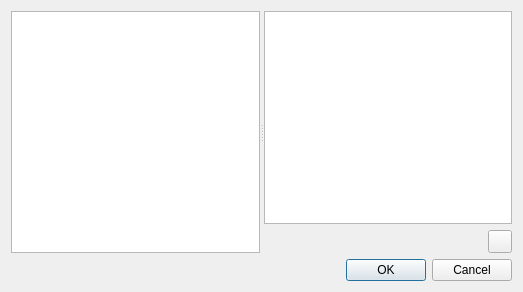
<?xml version="1.0" encoding="UTF-8"?>
<ui version="4.0">
 <class>GGMediaManagerDialog</class>
 <widget class="QDialog" name="GGMediaManagerDialog">
  <property name="geometry">
   <rect>
    <x>0</x>
    <y>0</y>
    <width>523</width>
    <height>292</height>
   </rect>
  </property>
  <property name="windowTitle">
   <string>Dialog</string>
  </property>
  <layout class="QVBoxLayout" name="verticalLayout_2">
   <item>
    <widget class="QSplitter" name="splitter">
     <property name="orientation">
      <enum>Qt::Horizontal</enum>
     </property>
     <property name="childrenCollapsible">
      <bool>false</bool>
     </property>
     <widget class="QTreeView" name="treeFolders"/>
     <widget class="QWidget" name="layoutWidget">
      <layout class="QVBoxLayout" name="verticalLayout">
       <item>
        <widget class="QListView" name="lstMedia"/>
       </item>
       <item>
        <layout class="QHBoxLayout" name="horizontalLayout">
         <item>
          <spacer name="horizontalSpacer">
           <property name="orientation">
            <enum>Qt::Horizontal</enum>
           </property>
           <property name="sizeHint" stdset="0">
            <size>
             <width>40</width>
             <height>20</height>
            </size>
           </property>
          </spacer>
         </item>
         <item>
          <widget class="QToolButton" name="btnAdd">
           <property name="text">
            <string/>
           </property>
           <property name="icon">
            <iconset>
             <normalon>:/icons/add</normalon>
            </iconset>
           </property>
          </widget>
         </item>
        </layout>
       </item>
      </layout>
     </widget>
    </widget>
   </item>
   <item>
    <widget class="QDialogButtonBox" name="buttonBox">
     <property name="orientation">
      <enum>Qt::Horizontal</enum>
     </property>
     <property name="standardButtons">
      <set>QDialogButtonBox::Cancel|QDialogButtonBox::Ok</set>
     </property>
    </widget>
   </item>
  </layout>
 </widget>
 <resources/>
 <connections>
  <connection>
   <sender>buttonBox</sender>
   <signal>accepted()</signal>
   <receiver>GGMediaManagerDialog</receiver>
   <slot>accept()</slot>
   <hints>
    <hint type="sourcelabel">
     <x>257</x>
     <y>282</y>
    </hint>
    <hint type="destinationlabel">
     <x>157</x>
     <y>274</y>
    </hint>
   </hints>
  </connection>
  <connection>
   <sender>buttonBox</sender>
   <signal>rejected()</signal>
   <receiver>GGMediaManagerDialog</receiver>
   <slot>reject()</slot>
   <hints>
    <hint type="sourcelabel">
     <x>316</x>
     <y>260</y>
    </hint>
    <hint type="destinationlabel">
     <x>286</x>
     <y>274</y>
    </hint>
   </hints>
  </connection>
  <connection>
   <sender>treeFolders</sender>
   <signal>clicked(QModelIndex)</signal>
   <receiver>GGMediaManagerDialog</receiver>
   <slot>treeItemSelected(QModelIndex)</slot>
   <hints>
    <hint type="sourcelabel">
     <x>122</x>
     <y>48</y>
    </hint>
    <hint type="destinationlabel">
     <x>3</x>
     <y>131</y>
    </hint>
   </hints>
  </connection>
 </connections>
 <slots>
  <slot>treeItemSelected(QModelIndex)</slot>
 </slots>
</ui>
